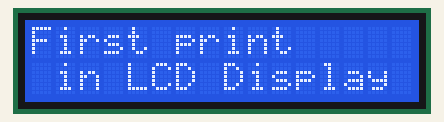
Simulated run of this program. Board: Raspberry Pi (BCM pin numbers). On the bench: 16×2 character LCD. At 9.3 s the program stops and its outputs stay as they are.

Above: at 0.1 s.
At 3.31 s:
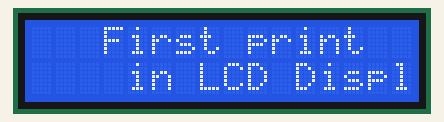
At 3.92 s:
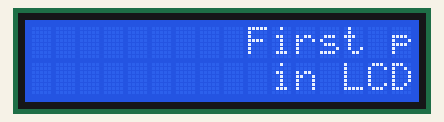
At 4.52 s:
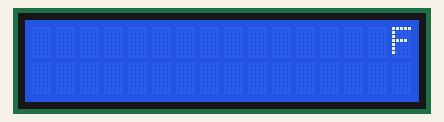
At 7.83 s:
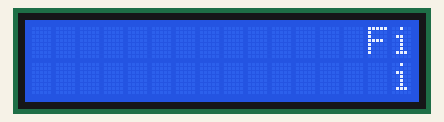
At 9.04 s:
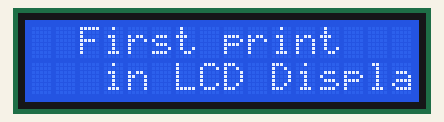

The program:

lcd.py
```python
from time import sleep
from Adafruit_CharLCD import Adafruit_CharLCD

lcd = Adafruit_CharLCD(rs=26, en=19, d4=13, d5=6, d7=11, cols=16, lines=2)

lcd.clear()

lcd.message('First print\n in LCD Display')
sleep(3)

for x in range(0,16):
	lcd.move_right()
	sleep(.1)
sleep(3)

for x in range(0, 16):
	lcd.move_left()
	sleep(.1)
```
